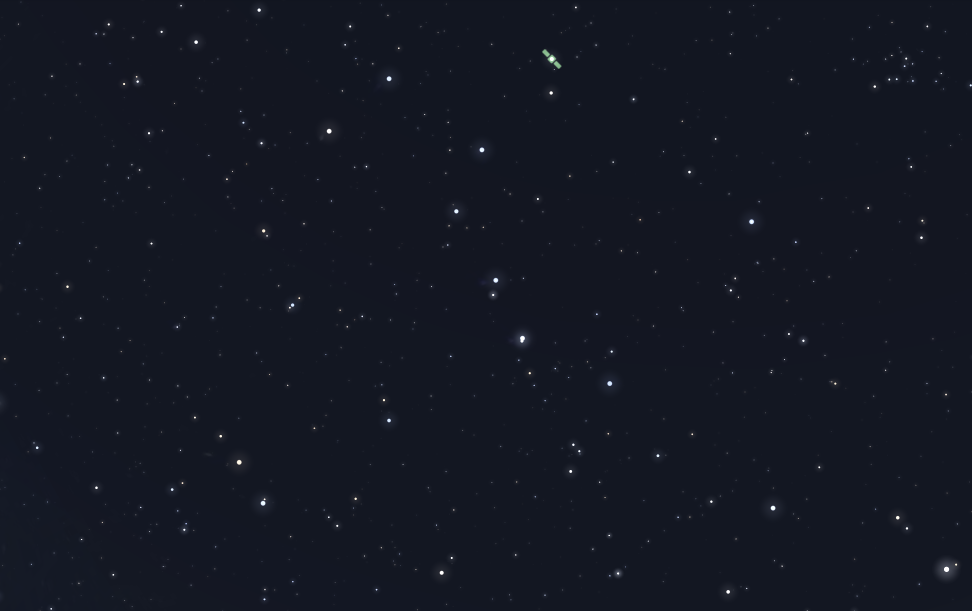
#> input picture pics/ST_db1.png, 1944 x 1222 px (shown at 1/2 size)
$ python detect.py
#> lines starting #> are read from the running program, lines starting #| are printed output that depends on the picture; after the words box and inside, x2 and y2 are one past the last pixel; in counts of white or black regions, pixels touching at a corner belong together
### Algorithm.py
from Star import *
import cv2
import numpy as np
from scipy.spatial import KDTree
import math
from PIL import Image


class Algorithm:
    def __init__(self):
        self.min_area = 1
        self.max_area = 1000

    def find_nearest_neighbors(self, query_point, points, k=2):
        """Find nearest neighbors of point and a set of points"""
        kdtree = KDTree(points)
        distances, indices = kdtree.query(query_point, k=k)
        return indices.tolist()

    def get_angle(self, points):
        """Get angle of the lines of p1"""
        p1 = math.dist(points[0], points[1])
        p2 = math.dist(points[1], points[2])
        p3 = math.dist(points[2], points[0])
        angle = math.acos((p1**2 + p2**2 - p3**2) / (2 * p1 * p2))
        return math.degrees(angle)

    def draw_results(self, img, stars, image_name):
        """Method that draws the result of the match on the original imamge"""
        print("Drawing results")
        image = cv2.imread(img)
        gray = cv2.cvtColor(image, cv2.COLOR_BGR2GRAY)
        cv2.imwrite(image_name, gray)
        image = np.array(Image.open(image_name).resize((600, 600)))
        radius = 20
        for i in range(len(stars)):
            cv2.circle(image, (int(stars[i][0]), int(
                stars[i][1])), radius, (255, 255, 255), 2)
            cv2.putText(image, str(i), (int(stars[i][0]-10), int(
                stars[i][1])),
                cv2.FONT_HERSHEY_SIMPLEX, 0.5, (255, 255, 255), 1)

        cv2.imwrite(image_name, image)
        cv2.waitKey(0)
        cv2.destroyAllWindows()

    def detect(self, image):
        """Detect stars in a given image and return a list of stars as 2d points"""
        img = cv2.imread(str(image))
        img = np.array(Image.open(image).resize((600, 600)))
        if len(img.shape) == 2:
            gray = img
        else:
            gray = cv2.cvtColor(img, cv2.COLOR_BGR2GRAY)
        circles = cv2.HoughCircles(
            gray, cv2.HOUGH_GRADIENT, 1, 20, param1=240, param2=0.5, minRadius=2, maxRadius=7)
        stars = []
        circles = np.round(circles[0, :]).astype("int")
        for (x, y, r) in circles:
            cv2.circle(img, (x, y), r+10, (255, 0, 0), 2)
            star_mask = np.zeros_like(gray)
            cv2.circle(star_mask, (x, y), r, 255, -1)
            brightness = cv2.mean(gray, mask=star_mask)[0]
            stars.append(Star(
                x=x, y=y, brightness=brightness, radius=r))
        print(len(stars))

        cv2.imwrite(image+"stars.png", img)
        return stars

    def stars_list_to_array(self, stars):
        list = []
        for star in stars:
            list.append((star.x, star.y))
        return list

    def random_sample(self, stars, num_samples):
        index = np.random.choice(
            len(stars), num_samples, replace=False)
        return [stars[i] for i in index]

    def make_transform(self, src_stars, dst_stars):
        src_pts = np.float32(src_stars)
        dst_pts = np.float32(dst_stars)
        matrix = cv2.getAffineTransform(src_pts, dst_pts)
        return matrix

    def check_inliers(self, src_pts_original, dst_pts_original, matrix, threshold, stars1, stars2):
        """Check the inliers of src to dst"""
        inliers = []
        src_inliers = []
        src_pts = list(src_pts_original)
        dst_pts = list(dst_pts_original)
        len1 = len(src_pts)
        len2 = len(dst_pts)
        for i in range(len1):
            src_pt = np.array(
                [src_pts[i][0], src_pts[i][1], 1], dtype=np.float32)
            len2 = len(dst_pts)
            for j in range(len2):
                dst_pt = np.array(
                    [dst_pts[j][0], dst_pts[j][1], 1], dtype=np.float32)
                transform_pt = np.dot(matrix, src_pt)
                dist = np.sqrt((dst_pt[0] - transform_pt[0])**2 + (
                    dst_pt[1] - transform_pt[1])**2)
                if dist < threshold:
                    inliers.append(transform_pt)
                    src_inliers.append(src_pts[i])
                    dst_pts.remove(dst_pts[j])
                    break

        return inliers, src_inliers

    def get_sample_stars(self, sample_star, stars):
        """Returns 2 nearest neighbors of the given sample star"""
        temp_list = list(stars)
        temp_list.remove(sample_star)
        nn = self.find_nearest_neighbors(sample_star, temp_list)
        n1 = temp_list[nn[0]]
        n2 = temp_list[nn[1]]
        samples_stars = list()
        samples_stars.append(sample_star)
        samples_stars.append(n1)
        samples_stars.append(n2)
        return samples_stars

    def algorithm(self, stars1, stars2, num_iterations, threshold):
        """
        Get two sets of points as stars
        Make 1000 iterations:
        2.1. Get random star from the src set
        2.2. Get random star from the dst set
        2.3. FInd the two nearest neighbors of every star and calculate the angles, a1 a2.
        2.4. If the absulote value of a1 - a2 is less that 4 then: make the tranform matrix from the six point of the images check inliners by using the matrix to get points from src to dst, with loop: if the transformed point is close to the dst point with a treshhold then add the transformed point to the inliners.
        2.5. If the new inliners set is bigger than the past one then the new inliners will be our best inliners.
        return inliners
        """
        inliers = []
        src_inliners = []
        src_stars = self.stars_list_to_array(stars1)
        dst_stars = self.stars_list_to_array(stars2)
        for i in range(num_iterations):
            src_sample = self.random_sample(stars=src_stars, num_samples=1)[0]
            src_samples_stars = self.get_sample_stars(
                sample_star=src_sample, stars=src_stars)
            angle = self.get_angle(src_samples_stars)
            dst_sample = self.random_sample(stars=dst_stars, num_samples=1)[0]
            dst_samples_stars = self.get_sample_stars(
                sample_star=dst_sample, stars=dst_stars)
            dst_angle = self.get_angle(dst_samples_stars)
            if abs(angle - dst_angle) < 5:
                matrix = self.make_transform(
                    src_samples_stars, dst_samples_stars)
                crr_inliners, crr_src_inliners = self.check_inliers(
                    src_stars, dst_stars, matrix, threshold, stars1, stars2)
                if len(crr_inliners) >= len(inliers):
                    inliers = crr_inliners
                    src_inliners = crr_src_inliners

        return inliers, src_inliners

    def run(self, image1, image2):
        """Run the algorithm on two images"""
        print("Running Algorithm")
        stars1 = self.detect(image=image1)
#> in detect, img is the input picture: shape (1222, 1944, 3); mean B, G, R 34.5, 23.3, 19.6
#> in detect, `circles = cv2.HoughCircles( gray, cv2.HOUGH_GRADIENT, 1, 20, param1=24..`: circles = 158 rows, first 8: [338.5, 51.5, 3.3], [554.5, 59.5, 6], [583.5, 558.5, 2.4], [167.5, 493.5, 6.4], [62.5, 28.5, 6], [422.5, 511.5, 6], [79.5, 78.5, 5.2], [165.5, 227.5, 4.6]
#> in detect, `circles = np.round(circles[0, :]).astype("int")`: circles = 158 rows, first 8: [338, 52, 3], [554, 60, 6], [584, 558, 2], [168, 494, 6], [62, 28, 6], [422, 512, 6], [80, 78, 5], [166, 228, 5]
#> the loop in detect, `for (x, y, r) in circles:` made 158 passes
#> (x, y, r, brightness) on passes 1 to 3: (338, 52, 3, 104.9), (554, 60, 6, 33.23), (584, 558, 2, 210.2)
#> after the loop in detect, `for (x, y, r) in circles:`:
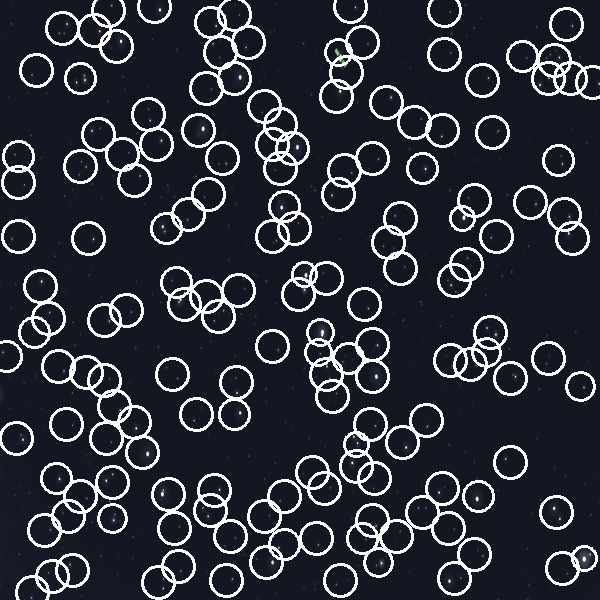
#> img: shape (600, 600, 4); mean R, G, B, A 48.8, 20.5, 30.2, 223.4; transparent parts drawn white
#> after the loop in detect, `for (x, y, r) in circles:`:
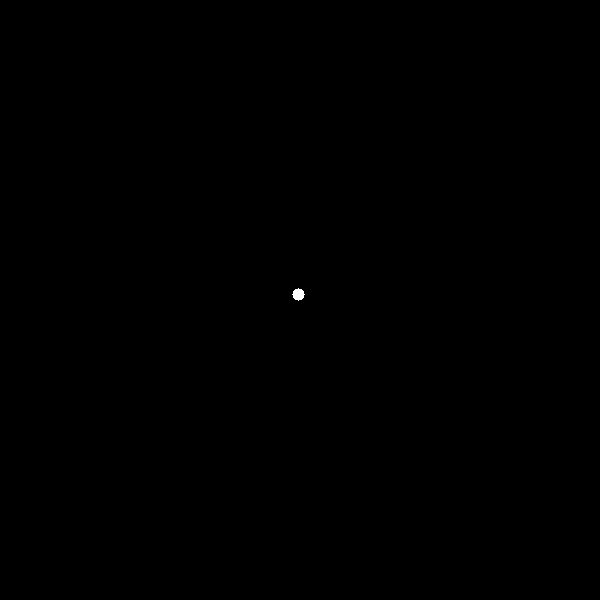
#> star_mask: shape (600, 600); 0.03% white; 1 white region, box (x1, y1, x2, y2) and area: (292, 288, 305, 301) 113
#> after the loop in detect, `for (x, y, r) in circles:`: stars = 158 items
#| 158
#> stars1 = 158 items
        stars2 = self.detect(image=image2)
#> call 2 of detect, with image = 'pics/fr2.jpg'
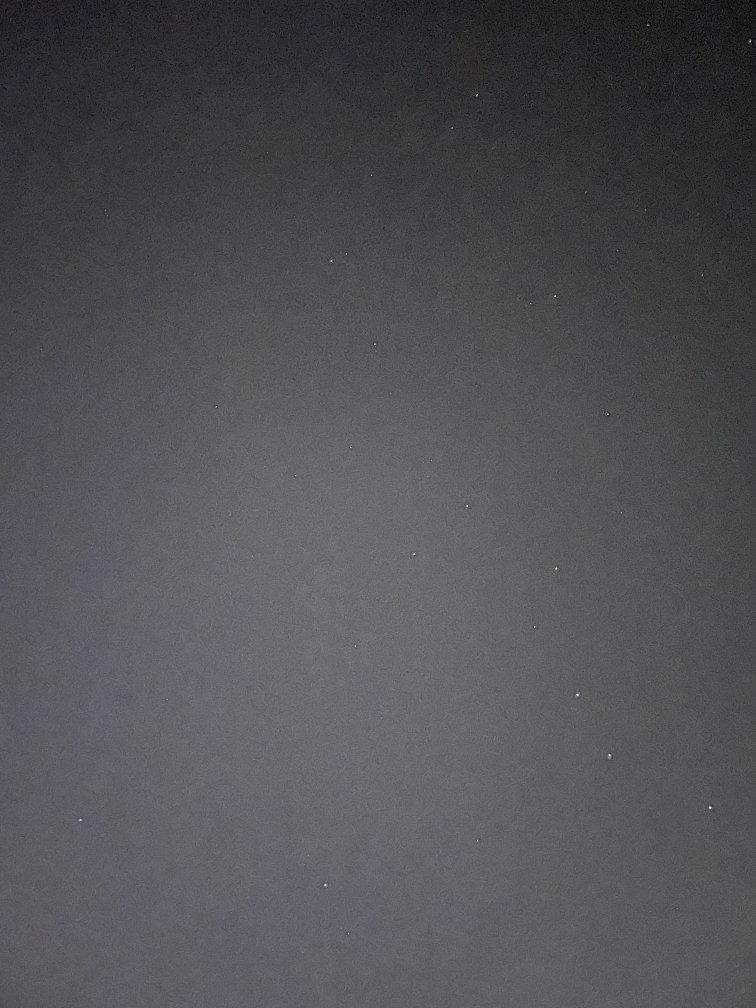
#> input picture pics/fr2.jpg, 3024 x 4032 px (shown at 1/4 size)
#> in detect, img is the input picture: shape (4032, 3024, 3); mean B, G, R 84, 81.8, 80.1
#> in detect (call 2), `img = np.array(Image.open(image).resize((600, 600)))`:
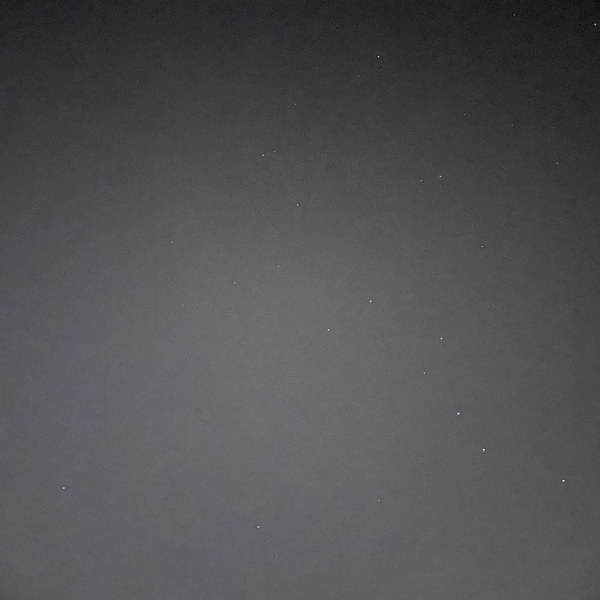
#> img: shape (600, 600, 3); mean R, G, B 80.1, 81.8, 84
#> in detect (call 2), `circles = cv2.HoughCircles( gray, cv2.HOUGH_GRADIENT, 1, 20, param1=24..`: circles = 16 rows, first 8: [256.5, 520.5, 6.4], [322.5, 327.5, 6.4], [368.5, 306.5, 6.4], [372.5, 57.5, 6.4], [456.5, 407.5, 6.4], [480.5, 240.5, 6.4], [484.5, 454.5, 6.4], [557.5, 478.5, 6.4]
#> in detect (call 2), `circles = np.round(circles[0, :]).astype("int")`: circles = 16 rows, first 8: [256, 520, 6], [322, 328, 6], [368, 306, 6], [372, 58, 6], [456, 408, 6], [480, 240, 6], [484, 454, 6], [558, 478, 6]
#> the loop in detect (call 2), `for (x, y, r) in circles:` made 16 passes
#> (x, y, r, brightness) on passes 1 to 12: (256, 520, 6, 102), (322, 328, 6, 108.1), (368, 306, 6, 103.3), (372, 58, 6, 49.64), (456, 408, 6, 96.94), (480, 240, 6, 77.59), (484, 454, 6, 94.47), (558, 478, 6, 88.5), (594, 18, 6, 27.94), (436, 172, 6, 72.54), (436, 342, 6, 96.43), (298, 200, 6, 88.23)
#> after the loop in detect (call 2), `for (x, y, r) in circles:`:
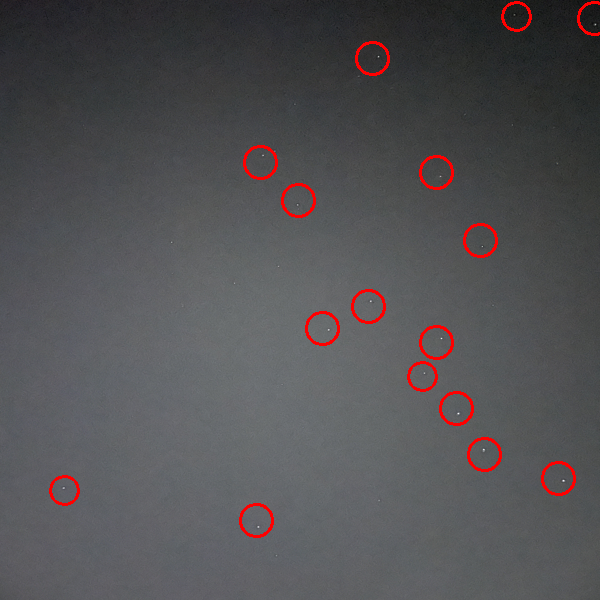
#> img: shape (600, 600, 3); 1.29% of pixels changed, all inside (x1, y1, x2, y2) = (49, 1, 600, 538)
#> after the loop in detect (call 2), `for (x, y, r) in circles:`: star_mask: shape (600, 600); 0.03% white; 1 white region, box (x1, y1, x2, y2) and area: (254, 156, 267, 169) 113
#> after the loop in detect (call 2), `for (x, y, r) in circles:`: stars = 16 items
#| 16
#> stars2 = 16 items
        dst_inliner, src_inliners = self.algorithm(stars1=stars1, stars2=stars2,
                                                   num_iterations=1000, threshold=22)
#> after the loop in stars_list_to_array, `for star in stars:`: list = 158 pairs, first value 6 to 592, second value 6 to 592
#> in algorithm, `src_stars = self.stars_list_to_array(stars1)`: src_stars has the same summary as list in stars_list_to_array
#> the loop in stars_list_to_array (call 2), `for star in stars:` made 16 passes
#> in algorithm, `dst_stars = self.stars_list_to_array(stars2)`: dst_stars = [(256, 520), (322, 328), (368, 306), (372, 58), (456, 408), (480, 240), (484, 454), (558, 478), (594, 18), (436, 172), (436, 342), (298, 200), (64, 490), (422, 376), (516, 16), (260, 162)]
#> the loop in algorithm, `for i in range(num_iterations):` made 1000 passes
#> src_samples_stars on passes 1 to 3: [(166, 228), (188, 214), (208, 194)], [(122, 154), (134, 180), (98, 134)], [(388, 242), (400, 218), (400, 268)]
        self.draw_results(
            img=image1, stars=src_inliners, image_name="src.png")
#> the loop in draw_results, `for i in range(len(stars)):` made 7 passes
#> after the loop in draw_results, `for i in range(len(stars)):`:
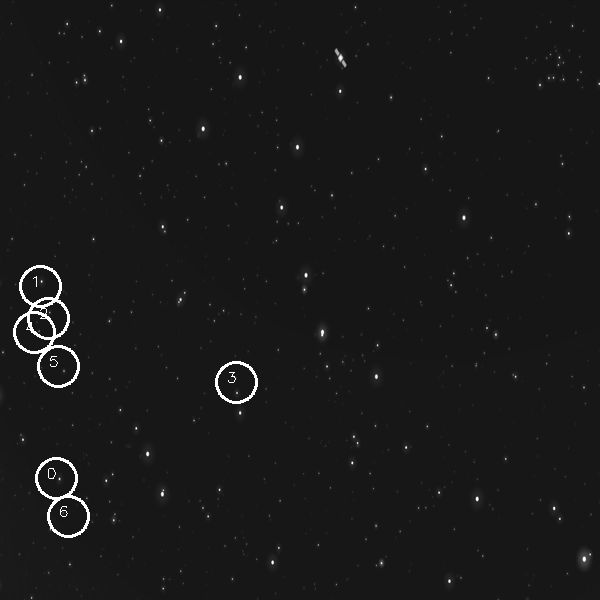
#> image: shape (600, 600); min 19, max 255, mean 25.1
        self.draw_results(
            img=image2, stars=dst_inliner, image_name="dst.png")
#> call 2 of draw_results, with img = 'pics/fr2.jpg', image_name = 'dst.png'
#> the loop in draw_results (call 2), `for i in range(len(stars)):` made 7 passes
#> after the loop in draw_results (call 2), `for i in range(len(stars)):`:
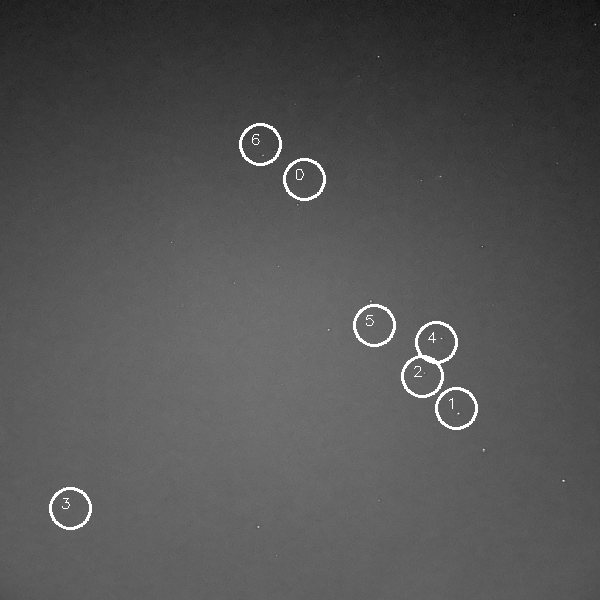
#> image: shape (600, 600); min 10, max 255, mean 82.8
        return dst_inliner, src_inliners

### Star.py
class Star:
    def __init__(self, x, y, brightness, radius):
        self.x = x
        self.y = y
        self.brightness = brightness
        self.radius = radius

### detect.py
import cv2
import numpy as np
from Algorithm import *

algo = Algorithm()
dst_inliner, src_inliners = algo.run(image1='pics/ST_db1.png', image2='pics/fr2.jpg')
